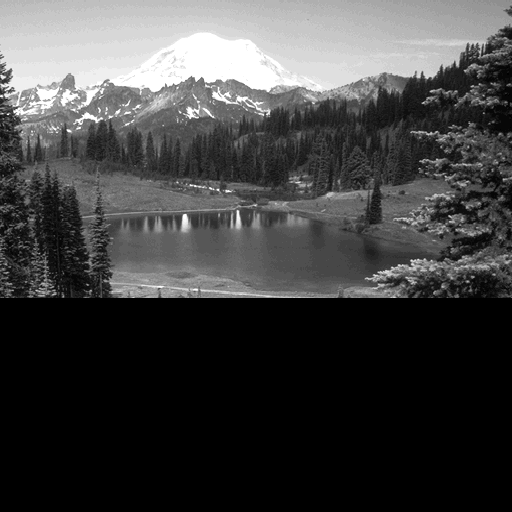
#> input picture DIP-Labs/Lab08_Local_Histogram_Analysis/sample.png, 512 x 512 px
$ python Tiling_Eq.py   (Python 2 division)
#> lines starting #> are read from the running program, lines starting #| are printed output that depends on the picture
'''
    In this we implement local histogram equalization in tiling fashion.
'''
import cv2
import numpy as np
import matplotlib.pyplot as plt
import collections

def plot_histogram(img, name):
    plt.hist(img.ravel(), bins=256, range=(0.0, 255.0))
    plt.title("Histogram of {} image".format(name))
    plt.show()

def tiliing_fashion_equalization(img_file):
#> called with img_file = 'sample.png'
    img = cv2.imread(img_file, 0)
#> img is the input picture: shape (512, 512); min 0, max 32, mean 8.3
    height, width = img.shape
#> height = 512; width = 512
    mid_point = [height/2, width/2] # the midpoint of the image to crop it in 4 sections
#> mid_point = [256, 256]
    tiles = []
    tiled_images = []
    tiled_eq_images = []
    for i in range(height/mid_point[0]):
        for j in range(width/mid_point[1]):
            box = (j*mid_point[1], i*mid_point[0], (j+1)*mid_point[1], (i+1)*mid_point[0])
            tiles.append(box)
    print(tiles)
#| [(0, 0, 256, 256), (256, 0, 512, 256), (0, 256, 256, 512), (256, 256, 512, 512)]
    for i in range(len(tiles)):
        tiled_images.append(img[tiles[i][0]:tiles[i][2], tiles[i][1]:tiles[i][3]])
        plt.imshow(img[tiles[i][0]:tiles[i][2], tiles[i][1]:tiles[i][3]], cmap='gray')
        plt.show()
        plot_histogram(img[tiles[i][0]:tiles[i][2], tiles[i][1]:tiles[i][3]], i)
#> this loop made 4 passes
#> pass 1, in tiliing_fashion_equalization, `plt.show()`:
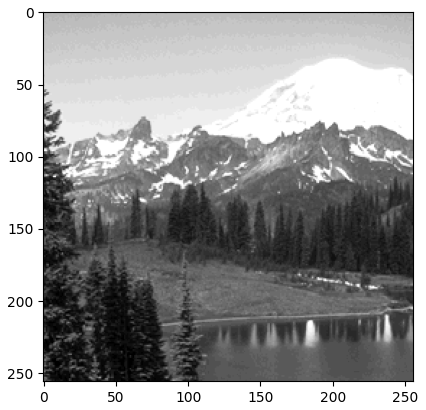
#> figure drawn by matplotlib, 1 panel
#> pass 2, in tiliing_fashion_equalization, `plt.show()`:
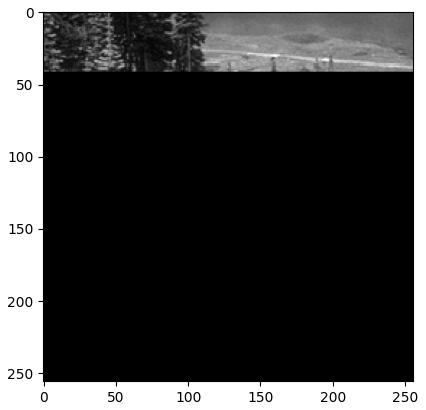
#> figure drawn by matplotlib, 1 panel
#> pass 2, in plot_histogram (call 2), `plt.show()`:
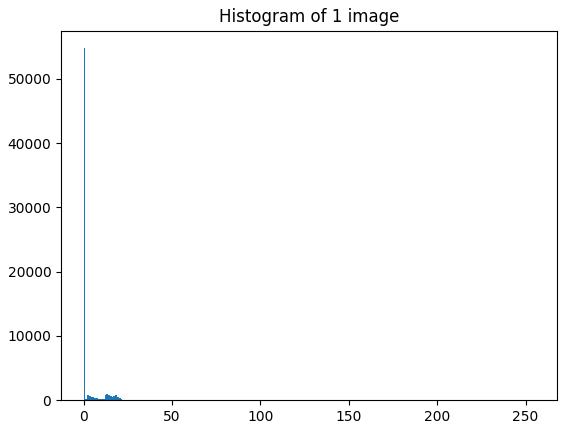
#> figure drawn by matplotlib, 1 panel; tallest bar 54784 high, from x = 0 to 0.996
#> after the loop, tiled_images = 4 items

    for i in tiled_images:
        tiled_eq_images.append(cv2.equalizeHist(i.copy()))
#> after the loop, tiled_eq_images = 4 items
    print(tiled_eq_images)
#> (printed output is left out)
    top = np.vstack((tiled_eq_images[0], tiled_eq_images[1]))
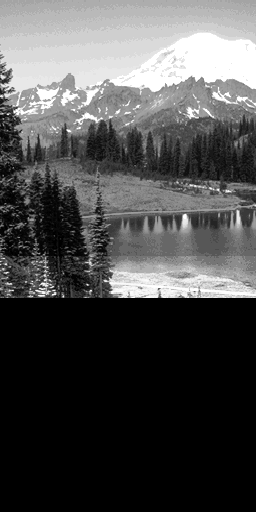
#> top: shape (512, 256); min 0, max 255, mean 77.2
    bottom = np.vstack((tiled_eq_images[2], tiled_eq_images[3]))
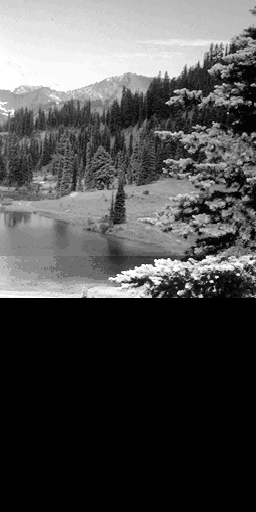
#> bottom: shape (512, 256); min 0, max 255, mean 77.7
    equalized_tiling_images = np.hstack((top, bottom))
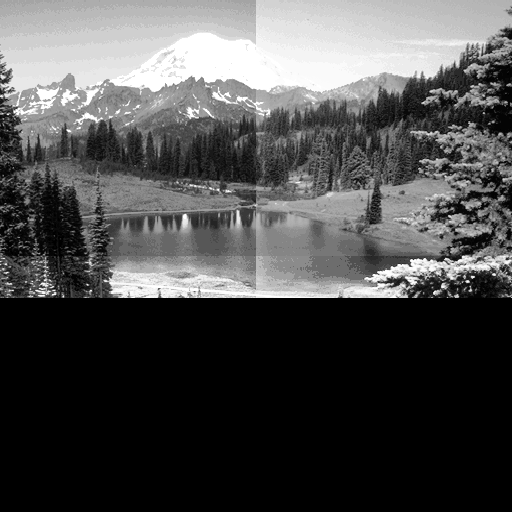
#> equalized_tiling_images: shape (512, 512); min 0, max 255, mean 77.4
    plt.imshow(equalized_tiling_images, cmap="gray")
    plt.show()
    plot_histogram(equalized_tiling_images, "tiled Eq")
#> in plot_histogram (call 5), `plt.show()`:
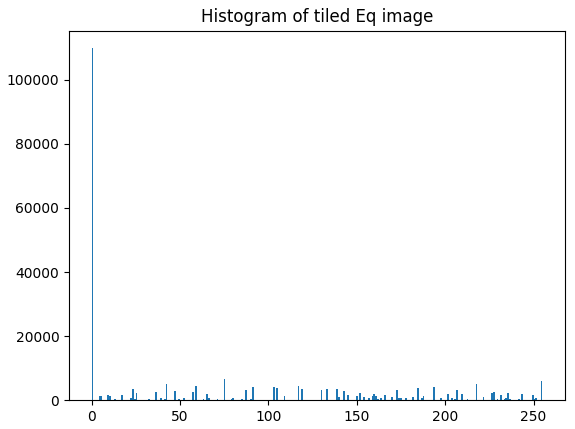
#> figure drawn by matplotlib, 1 panel; tallest bar 109865 high, from x = 0 to 0.996

if __name__ == "__main__":
    tiliing_fashion_equalization("sample.png")

$ run again, with DIP-Labs/Lab08_Local_Histogram_Analysis/Tiled_Eq.png copied over DIP-Labs/Lab08_Local_Histogram_Analysis/sample.png
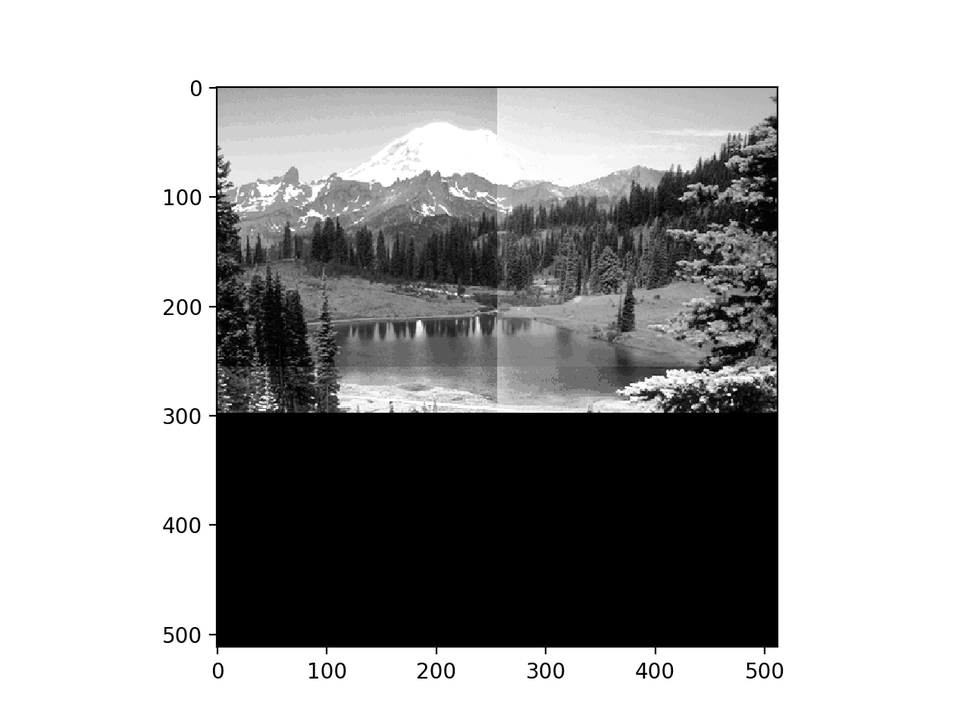
#> input picture DIP-Labs/Lab08_Local_Histogram_Analysis/Tiled_Eq.png, 970 x 727 px, shrunk from 1280 x 960 before the run
#> in tiliing_fashion_equalization, img is the input picture: shape (727, 970); min 0, max 255, mean 174.2
#| [(0, 0, 485, 363), (485, 0, 970, 363), (0, 363, 485, 726), (485, 363, 970, 726)]
#> after the loop in tiliing_fashion_equalization, `for i in range(len(tiles)):`: tiled_images = 4 items
#> the loop in tiliing_fashion_equalization, `for i in tiled_images:` made 4 passes
#> (printed output is left out)
#> in tiliing_fashion_equalization, `equalized_tiling_images = np.hstack((top, bottom))`:
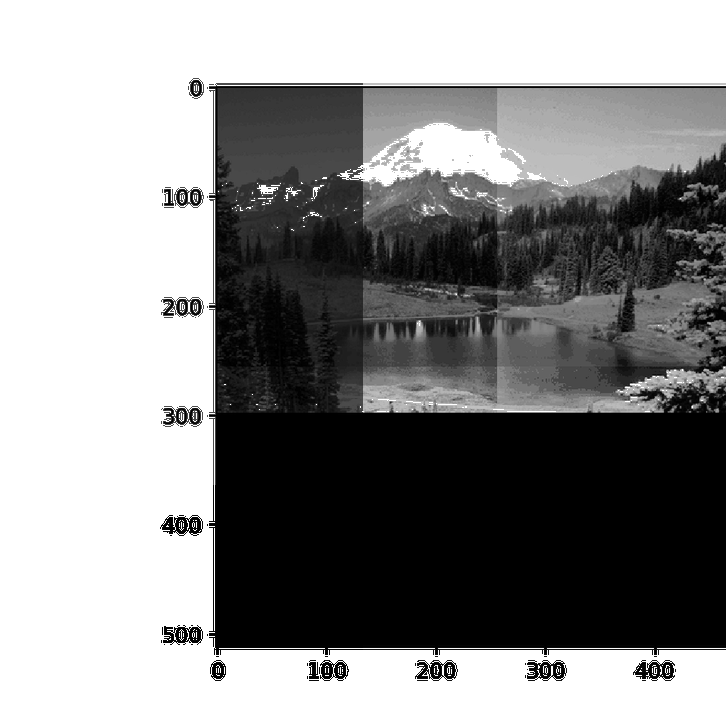
#> equalized_tiling_images: shape (727, 726); min 0, max 255, mean 140.4
#> in plot_histogram (call 5), `plt.show()`:
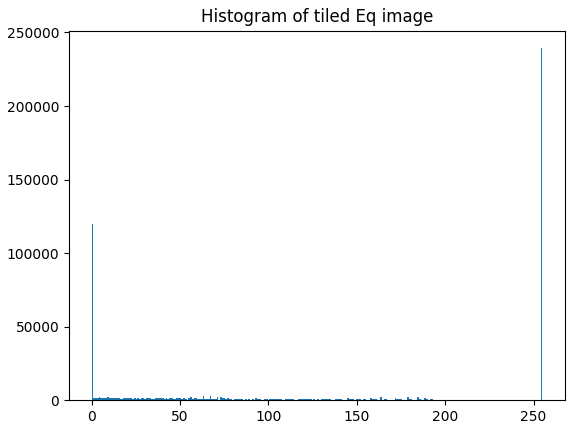
#> figure drawn by matplotlib, 1 panel; tallest bar 239322 high, from x = 254 to 255
